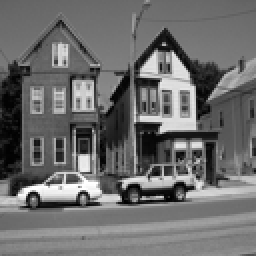
%> input picture final-project/repositories/High_level_synthesis_for_Image_Deblurring_Processor/2020MSOC_Final-main/cross/R_blurred.bmp, 128 x 128 px (shown 2 times larger)
$ octave catimg.m   (GNU Octave 9; MATLAB toolbox functions it lacks are replaced by stand-ins)
%> lines starting %> are read from the running program, lines starting %| are printed output that depends on the picture
R=imread("R_blurred.bmp");
%> R is the input picture: size 128x128 uint8; min 0, max 255, mean 108.5
G=imread("G_blurred.bmp");
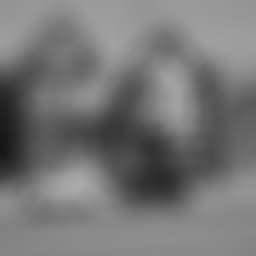
%> input picture final-project/repositories/High_level_synthesis_for_Image_Deblurring_Processor/2020MSOC_Final-main/cross/G_blurred.bmp, 128 x 128 px (shown 2 times larger)
%> G is the input picture: size 128x128 uint8; min 23, max 169, mean 117.2
B=imread("B_blurred.bmp");
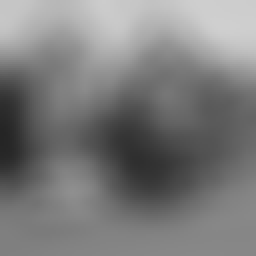
%> input picture final-project/repositories/High_level_synthesis_for_Image_Deblurring_Processor/2020MSOC_Final-main/cross/B_blurred.bmp, 128 x 128 px (shown 2 times larger)
%> B is the input picture: size 128x128 uint8; min 37, max 207, mean 123.3
RGB=cat(3,R,G,B);
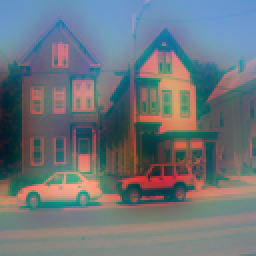
%> RGB: size 128x128x3 uint8 (shown 2 times larger); mean R, G, B 108.5, 117.2, 123.3
subplot(1,2,1),imshow(RGB)
